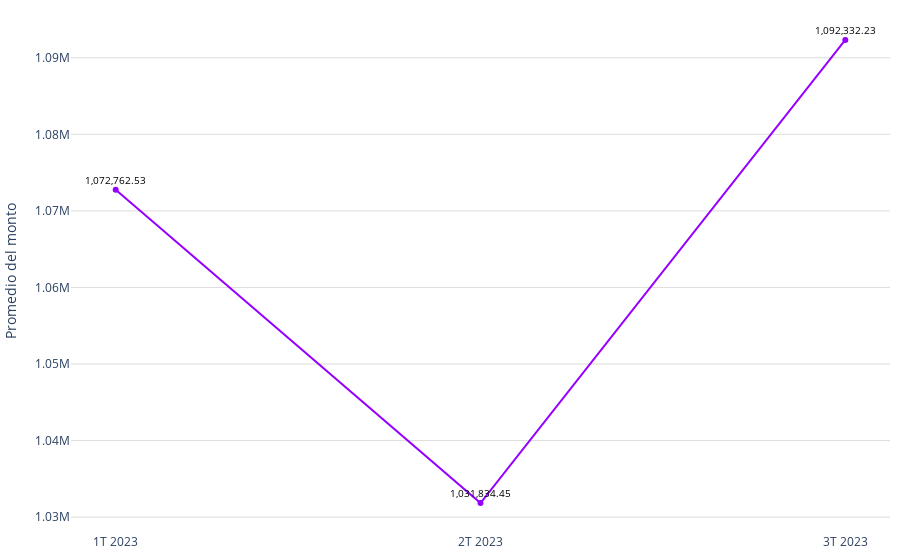

The notebook cell this image was saved under:
### Code cell
# Datos
trimestres = promedio_monto_por_modalidad_mes['trimestre']
modalidades = promedio_monto_por_modalidad_mes['modalidad']
promedios = promedio_monto_por_modalidad_mes['promedio']

# Limpiar las cadenas de promedio y convertirlas a números
promedios_limpios = [float(promedio.replace(',', '')) for promedio in promedios]

colors = ['#9500ff', '#ff0059']
fig = go.Figure()

# Agregar líneas para cada modalidad
for i, modalidad in enumerate(modalidades.unique()):
    df_modalidad = promedio_monto_por_modalidad_mes[promedio_monto_por_modalidad_mes['modalidad'] == modalidad]
    fig.add_trace(go.Scatter(
        x=df_modalidad['trimestre'],
        y=df_modalidad['promedio'].apply(lambda x: float(x.replace(',', ''))),  # Usar los promedios limpios
        mode='markers+lines',
        name=modalidad,
        line=dict(color=colors[i % len(colors)])  # Asignar colores a las líneas
    ))

fig.update_layout(
    #title='Promedio de valor de créditos para viviendas nuevas y usadas (2023)',
    #xaxis=dict(title='Trimestre'),
    yaxis=dict(title='Promedio del monto', gridcolor='#dddcda'),
    margin=dict(l=10, r=10, t=10, b=10),  # Ajusta los márgenes (left, right, top, bottom)
    plot_bgcolor='rgba(0,0,0,0)',  # Color de fondo del gráfico
)

# Agregar etiquetas de texto a los puntos
for trace in fig.data:
    df_modalidad = promedio_monto_por_modalidad_mes[promedio_monto_por_modalidad_mes['modalidad'] == trace.name]
    for i, point in enumerate(trace.y):
        fig.add_annotation(
            x=trace.x[i],
            y=point,
            text=f'{df_modalidad.iloc[i]["promedio"]}',
            showarrow=False,
            font=dict(color='black', size=10),
            yshift=10
        )

# Exportar gráfica como archivo HTML
def guardar_grafico_como_html(fig, nombre_archivo, carpeta='assets\graficas'):
    # Crear la carpeta si no existe
    if not os.path.exists(carpeta):
        os.makedirs(carpeta)
    
    # Gráfica como archivo HTML en la carpeta especificada
    pio.write_html(fig, f'{carpeta}/{nombre_archivo}.html')

guardar_grafico_como_html(fig, 'g_scatt_creditos_nuevausada_2023', carpeta='assets\graficas')
fig.show()

### Figure 1 — Plotly figure (JSON) as saved in the notebook; plotly's stock layout.template omitted (floating-point values rounded to 4 significant figures)
{"data": [{"line": {"color": "#9500ff"}, "mode": "markers+lines", "name": "Nueva", "type": "scatter", "x": ["1T 2023", "2T 2023", "3T 2023"], "y": [1073000.0, 1032000.0, 1092000.0]}], "layout": {"annotations": [{"font": {"color": "black", "size": 10}, "showarrow": false, "text": "1,072,762.53", "x": "1T 2023", "y": 1073000.0, "yshift": 10}, {"font": {"color": "black", "size": 10}, "showarrow": false, "text": "1,031,834.45", "x": "2T 2023", "y": 1032000.0, "yshift": 10}, {"font": {"color": "black", "size": 10}, "showarrow": false, "text": "1,092,332.23", "x": "3T 2023", "y": 1092000.0, "yshift": 10}], "margin": {"b": 10, "l": 10, "r": 10, "t": 10}, "plot_bgcolor": "rgba(0,0,0,0)", "yaxis": {"gridcolor": "#dddcda", "title": {"text": "Promedio del monto"}}}}
